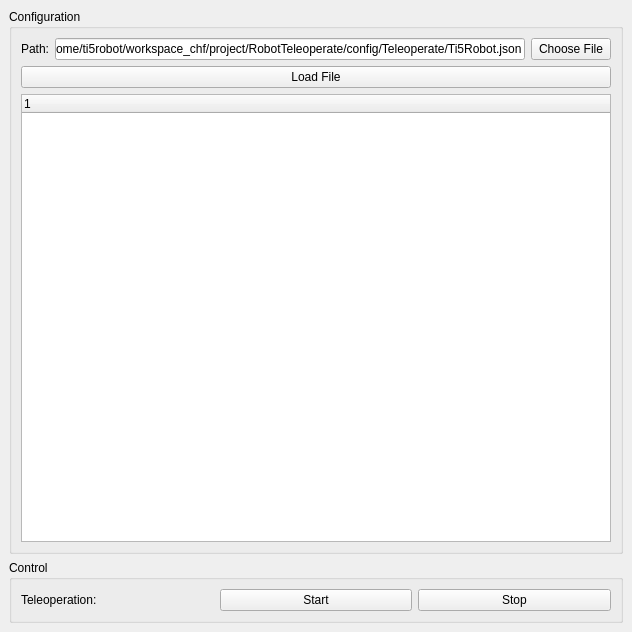
<?xml version="1.0" encoding="UTF-8"?>
<ui version="4.0">
 <class>Ti5RobotTeleoperateGUI</class>
 <widget class="QMainWindow" name="Ti5RobotTeleoperateGUI">
  <property name="geometry">
   <rect>
    <x>0</x>
    <y>0</y>
    <width>632</width>
    <height>632</height>
   </rect>
  </property>
  <property name="windowTitle">
   <string>Ti5RobotTeleoperateGUI</string>
  </property>
  <widget class="QWidget" name="centralwidget">
   <layout class="QVBoxLayout" name="verticalLayout_2">
    <item>
     <widget class="QGroupBox" name="groupBox">
      <property name="title">
       <string>Configuration</string>
      </property>
      <layout class="QVBoxLayout" name="verticalLayout_3">
       <item>
        <layout class="QHBoxLayout" name="horizontalLayout">
         <property name="rightMargin">
          <number>0</number>
         </property>
         <item>
          <widget class="QLabel" name="chooseFileLabel">
           <property name="text">
            <string>Path:</string>
           </property>
          </widget>
         </item>
         <item>
          <widget class="QLineEdit" name="chooseFileLineEdit">
           <property name="text">
            <string>/home/ti5robot/workspace_chf/project/RobotTeleoperate/config/Teleoperate/Ti5Robot.json</string>
           </property>
          </widget>
         </item>
         <item>
          <widget class="QPushButton" name="chooseFilePushBtn">
           <property name="text">
            <string>Choose File</string>
           </property>
          </widget>
         </item>
        </layout>
       </item>
       <item>
        <widget class="QPushButton" name="loadFilePushBtn">
         <property name="text">
          <string>Load File</string>
         </property>
        </widget>
       </item>
       <item>
        <widget class="QTreeWidget" name="infoTreeWidget">
         <property name="editTriggers">
          <set>QAbstractItemView::DoubleClicked</set>
         </property>
         <property name="columnCount">
          <number>1</number>
         </property>
         <attribute name="headerVisible">
          <bool>true</bool>
         </attribute>
         <attribute name="headerCascadingSectionResizes">
          <bool>false</bool>
         </attribute>
         <attribute name="headerDefaultSectionSize">
          <number>100</number>
         </attribute>
         <attribute name="headerHighlightSections">
          <bool>true</bool>
         </attribute>
         <column>
          <property name="text">
           <string notr="true">1</string>
          </property>
         </column>
        </widget>
       </item>
      </layout>
     </widget>
    </item>
    <item>
     <widget class="QGroupBox" name="groupBox_2">
      <property name="title">
       <string>Control</string>
      </property>
      <layout class="QVBoxLayout" name="verticalLayout_4">
       <item>
        <layout class="QHBoxLayout" name="horizontalLayout_2">
         <item>
          <widget class="QLabel" name="label">
           <property name="text">
            <string>Teleoperation:</string>
           </property>
          </widget>
         </item>
         <item>
          <widget class="QPushButton" name="startTeleBtn">
           <property name="text">
            <string>Start</string>
           </property>
          </widget>
         </item>
         <item>
          <widget class="QPushButton" name="stopTeleBtn">
           <property name="text">
            <string>Stop</string>
           </property>
          </widget>
         </item>
        </layout>
       </item>
      </layout>
     </widget>
    </item>
   </layout>
  </widget>
  <widget class="QMenuBar" name="menubar">
   <property name="geometry">
    <rect>
     <x>0</x>
     <y>0</y>
     <width>632</width>
     <height>28</height>
    </rect>
   </property>
  </widget>
 </widget>
 <resources/>
 <connections/>
</ui>
